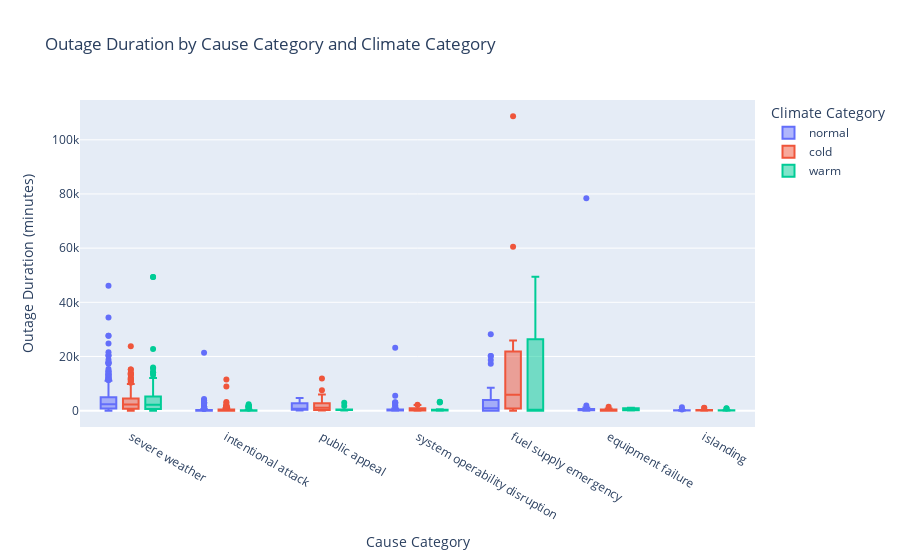

Notebook source saved alongside this figure:
### Markdown cell above
### Analysis 4) Climate Category and Cause Category vs Outage Duration

### Code cell
fig4 = px.box(
    df, 
    x="CAUSE.CATEGORY", 
    y="OUTAGE.DURATION", 
    color="CLIMATE.CATEGORY",  # Group by CLIMATE.CATEGORY
    title="Outage Duration by Cause Category and Climate Category",
    labels={"CAUSE.CATEGORY": "Cause Category", "OUTAGE.DURATION": "Outage Duration (minutes)", "CLIMATE.CATEGORY": "Climate Category"}
)

# Show the plot
fig4.show()
fig4.write_html('fig4.html', include_plotlyjs='cdn')

### Figure 1 — Plotly figure (JSON) as saved in the notebook; plotly's stock layout.template omitted (floating-point values rounded to 4 significant figures; data arrays with more than 128 entries replaced by an {"elided": "..."} marker saying what was removed)
{"data": [{"alignmentgroup": "True", "hovertemplate": "Climate Category=normal<br>Cause Category=%{x}<br>Outage Duration (minutes)=%{y}<extra></extra>", "legendgroup": "normal", "marker": {"color": "#636efa"}, "name": "normal", "notched": false, "offsetgroup": "normal", "orientation": "v", "showlegend": true, "type": "box", "x": {"elided": "753 str values"}, "x0": " ", "xaxis": "x", "y": {"elided": "753 int values"}, "y0": " ", "yaxis": "y"}, {"alignmentgroup": "True", "hovertemplate": "Climate Category=cold<br>Cause Category=%{x}<br>Outage Duration (minutes)=%{y}<extra></extra>", "legendgroup": "cold", "marker": {"color": "#EF553B"}, "name": "cold", "notched": false, "offsetgroup": "cold", "orientation": "v", "showlegend": true, "type": "box", "x": {"elided": "473 str values"}, "x0": " ", "xaxis": "x", "y": {"elided": "473 int values"}, "y0": " ", "yaxis": "y"}, {"alignmentgroup": "True", "hovertemplate": "Climate Category=warm<br>Cause Category=%{x}<br>Outage Duration (minutes)=%{y}<extra></extra>", "legendgroup": "warm", "marker": {"color": "#00cc96"}, "name": "warm", "notched": false, "offsetgroup": "warm", "orientation": "v", "showlegend": true, "type": "box", "x": {"elided": "308 str values"}, "x0": " ", "xaxis": "x", "y": {"elided": "308 int values"}, "y0": " ", "yaxis": "y"}], "layout": {"autosize": true, "boxmode": "group", "legend": {"title": {"text": "Climate Category"}, "tracegroupgap": 0}, "title": {"text": "Outage Duration by Cause Category and Climate Category"}, "xaxis": {"anchor": "y", "autorange": true, "domain": [0, 1], "range": [-0.5342, 6.534], "title": {"text": "Cause Category"}, "type": "category"}, "yaxis": {"anchor": "x", "autorange": true, "domain": [0, 1], "range": [-6036.0, 114700.0], "title": {"text": "Outage Duration (minutes)"}, "type": "linear"}}}
